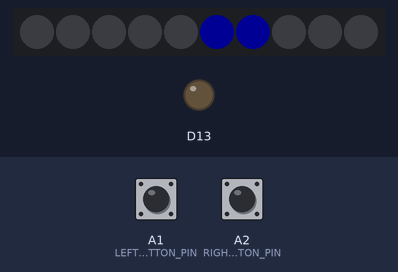
Bench run of a sketch on a simulated Adafruit Circuit Playground Express. Parts: 10 RGB LEDs in strip order, left to right, output pins drawn as LEDs (lit = HIGH). The inputs (shaded band) are chosen by the test bench; at power-on: A1 (LEFT_BUTTON_PIN) HIGH, A2 (RIGHT_BUTTON_PIN) HIGH. Dim RGB values are drawn brighter than linear; random numbers use the default seed unless the sketch sets one.

Above: at 0.1 s.
At 13.1 s:
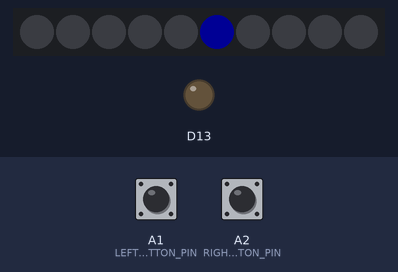
At 40.8 s:
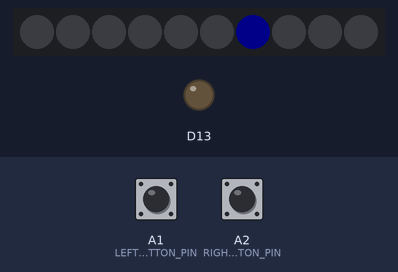

Measured:
- what the display in image 1 shows lasts 2.0 s, from 13.0 s to 15.0 s
- what the display in image 2 shows lasts 1.6 s, from 40.7 s to 42.3 s

The sketch:

gameSystem.ino
```cpp
#include <Adafruit_CircuitPlayground.h>
#include <Arduino.h>
// #include <Adafruit_NeoPixel.h>

// #define PIXEL_PIN    A1
// #define PIXEL_COUNT  10

const int LEVEL_DURATION = 15000;
const int INITIAL_FALL_DELAY = 1000;
const int LEVEL_DELAY_DECREMENT = 100;
const int BUTTON_DEBOUNCE_DELAY = 50;

const uint32_t OFF_COLOR = 0x000000;
const uint32_t HIT_COLOR = (0, 255, 0);
const uint32_t MISS_COLOR = (255, 0, 0);
const uint32_t LEVEL_COLORS[] = {(0, 0, 255), (255, 255, 0), (128, 0, 128), (255, 165, 0)};

const int LEFT_BUTTON_PIN = A1;
const int RIGHT_BUTTON_PIN = A2;

const int LEFT_LED_PIN = 5;
const int RIGHT_LED_PIN = 6;

uint32_t CURRENT_LEFT_COLOR;
uint32_t CURRENT_RIGHT_COLOR;

int level = 1;
int score = 0;
unsigned long levelStartTime = 0;
unsigned long lastFallTime = 0;
unsigned long fallDelay = INITIAL_FALL_DELAY;
bool gameStarted = false;


void setup() {
  CircuitPlayground.begin();

  pinMode(LEFT_BUTTON_PIN, INPUT_PULLUP);
  pinMode(RIGHT_BUTTON_PIN, INPUT_PULLUP);

  attachInterrupt(digitalPinToInterrupt(LEFT_BUTTON_PIN), handleButtonPress, FALLING);
  attachInterrupt(digitalPinToInterrupt(RIGHT_BUTTON_PIN), handleButtonPress, FALLING);

  startGame();
}

void loop() {
  if (gameStarted) {
    unsigned long currentTime = millis();

    if (currentTime - levelStartTime >= LEVEL_DURATION) {
      level++;
      levelStartTime = currentTime;
      fallDelay -= LEVEL_DELAY_DECREMENT;
      if (level > sizeof(LEVEL_COLORS) / sizeof(LEVEL_COLORS[0])) {
        level = sizeof(LEVEL_COLORS) / sizeof(LEVEL_COLORS[0]);
      }

      CircuitPlayground.setPixelColor(LEFT_LED_PIN, LEVEL_COLORS[level - 1]);
      CircuitPlayground.setPixelColor(RIGHT_LED_PIN, LEVEL_COLORS[level - 1]);
        CURRENT_LEFT_COLOR = LEVEL_COLORS[level - 1];
        CURRENT_LEFT_COLOR = LEVEL_COLORS[level - 1];
    }

    if (currentTime - lastFallTime >= fallDelay) {
      CircuitPlayground.setPixelColor(LEFT_LED_PIN, OFF_COLOR);
      CircuitPlayground.setPixelColor(RIGHT_LED_PIN, OFF_COLOR);
      CURRENT_LEFT_COLOR = OFF_COLOR;
      CURRENT_RIGHT_COLOR = OFF_COLOR;

      int randomLed = random(2);
      if (randomLed == 0) {
        CircuitPlayground.setPixelColor(LEFT_LED_PIN, LEVEL_COLORS[level - 1]);
        CURRENT_LEFT_COLOR = LEVEL_COLORS[level - 1];
      } else {
        CircuitPlayground.setPixelColor(RIGHT_LED_PIN, LEVEL_COLORS[level - 1]);
        CURRENT_RIGHT_COLOR = LEVEL_COLORS[level - 1];
      }

      lastFallTime = currentTime;
    }

    if (currentTime - lastFallTime >= fallDelay * 2) {
      gameStarted = false;
      if (CURRENT_LEFT_COLOR != HIT_COLOR) {
        CircuitPlayground.setPixelColor(LEFT_LED_PIN, MISS_COLOR);
        CURRENT_LEFT_COLOR = MISS_COLOR;
      }
      if (CURRENT_RIGHT_COLOR != HIT_COLOR) {
        CircuitPlayground.setPixelColor(RIGHT_LED_PIN, MISS_COLOR);
        CURRENT_RIGHT_COLOR = MISS_COLOR;
      }
    }
  }

  delay(BUTTON_DEBOUNCE_DELAY);
}

void startGame() {
  level = 1;
  score = 0;
  levelStartTime = 0;
  lastFallTime = 0;
  fallDelay = INITIAL_FALL_DELAY;
  gameStarted = true;

  CircuitPlayground.clearPixels();
  CircuitPlayground.setPixelColor(LEFT_LED_PIN, LEVEL_COLORS[level - 1]);
  CURRENT_LEFT_COLOR = LEVEL_COLORS[level - 1];
  CircuitPlayground.setPixelColor(RIGHT_LED_PIN, LEVEL_COLORS[level - 1]);
  CURRENT_RIGHT_COLOR = LEVEL_COLORS[level - 1];
}

void handleButtonPress() {
  if (gameStarted) {
    unsigned long currentTime = millis();

    if (CircuitPlayground.leftButton()) {
      CircuitPlayground.setPixelColor(LEFT_LED_PIN, HIT_COLOR);
        CURRENT_LEFT_COLOR = HIT_COLOR;
      if (currentTime - lastFallTime <= fallDelay) {
        score++;
      } else {
        gameStarted = false;
        CircuitPlayground.setPixelColor(RIGHT_LED_PIN, MISS_COLOR);
        CURRENT_RIGHT_COLOR = MISS_COLOR;
      }
    }

    if (CircuitPlayground.rightButton()) {
      CircuitPlayground.setPixelColor(RIGHT_LED_PIN, HIT_COLOR);
        CURRENT_RIGHT_COLOR = HIT_COLOR;
      if (currentTime - lastFallTime <= fallDelay) {
        score++;
      } else {
        gameStarted = false;
        CircuitPlayground.setPixelColor(LEFT_LED_PIN, MISS_COLOR);
        CURRENT_LEFT_COLOR = MISS_COLOR;
      }
    }
  }
}
```
